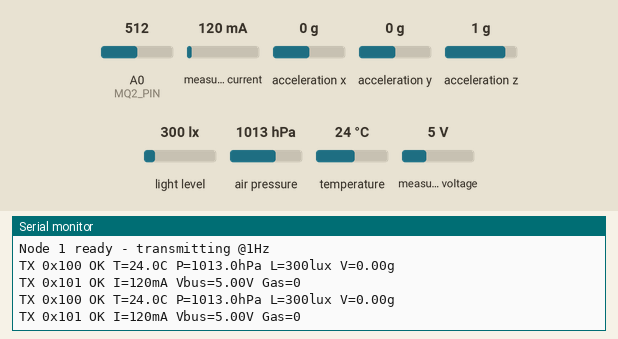
This sketch was run on a simulated Arduino Uno, built with avr-gcc and run on an emulated ATmega328P. Shown: the last lines printed to the serial monitor. The inputs (shaded band) are chosen by the test bench; at power-on: measured current 120 mA, A0 (MQ2_PIN) = 512, acceleration x 0 g, acceleration y 0 g, acceleration z 1 g, light level 300 lx, air pressure 1013 hPa, temperature 24 °C, measured voltage 5 V.

Above: at 2.2 s.
2.3 s: measured current set to 40 mA
At 3.6 s:
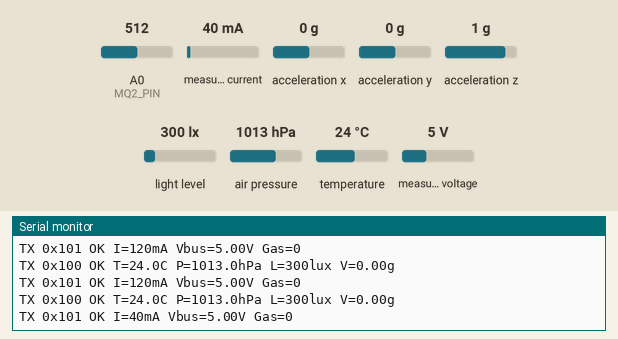
3.8 s: A0 (MQ2_PIN) set to 716
At 4.8 s:
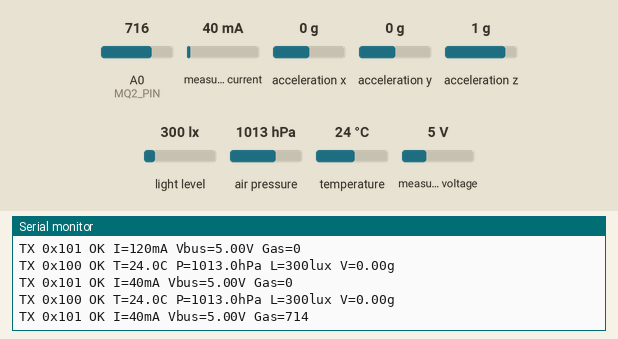
5.3 s: acceleration x set to -1.4 g
At 6.6 s:
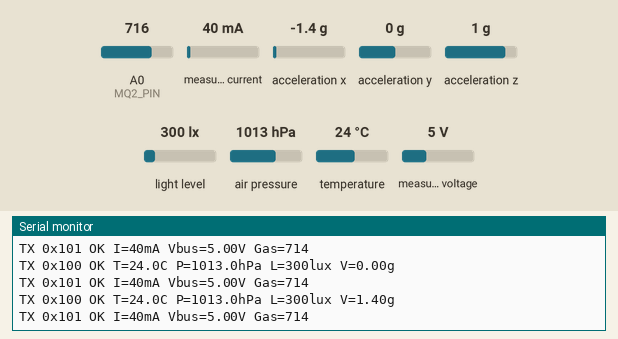
6.8 s: acceleration y set to -1.4 g
At 7.8 s:
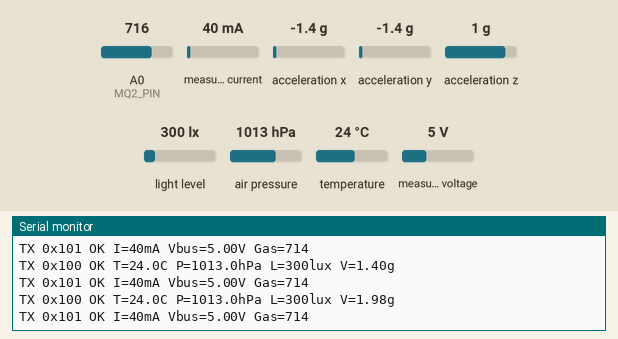
8.3 s: A0 (MQ2_PIN) set to 992
At 9.6 s:
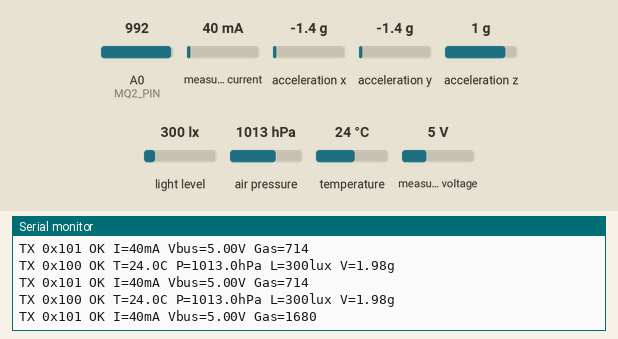
9.8 s: acceleration z set to -1.4 g
At 10.8 s:
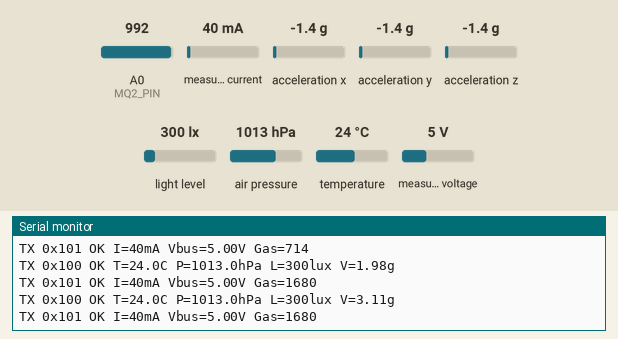
Timing chart, 0 to 12.3 s (numbered marks = the images above; inputs shaded):
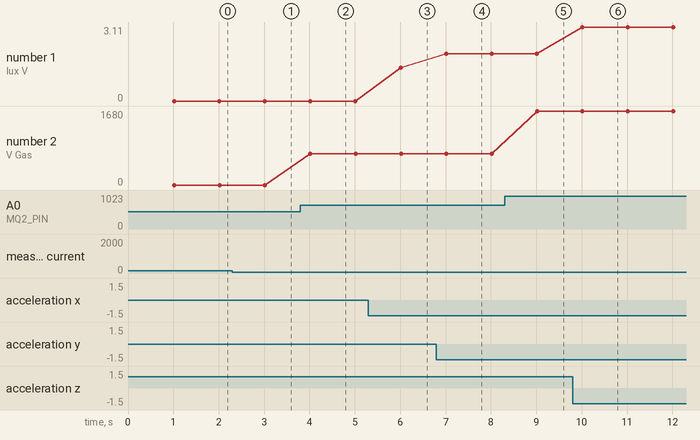

The sketch:

node1_sensor_transmitter.ino
```cpp
/*
 * ==========================================================================
 *  NODE 1 : SENSOR TRANSMITTER
 *  CAN Bus Based Industrial Sensor Network
 *  21ECC312T - Hardware Interfacing and Networking, SRM IST
 * ==========================================================================
 *  Board        : Arduino UNO (ATmega328P)
 *  CAN Ctrl     : MCP2515 (8 MHz crystal) + TJA1050 transceiver, 500 kbps
 *  SPI          : D10 = CS, D11 = MOSI, D12 = MISO, D13 = SCK
 *  I2C bus      : A4 = SDA, A5 = SCL (shared by all 4 digital sensors)
 *
 *  Sensors:
 *    BMP280   0x76   temperature + pressure
 *    INA219   0x40   bus voltage + current draw
 *    BH1750   0x23   ambient light (lux)
 *    ADXL345  0x53   3-axis acceleration -> vibration magnitude
 *    MQ-2     A0     combustible gas (analog, needs warm-up)
 *
 *  Two CAN frames are sent every cycle (1 Hz) so that seven measurements
 *  fit inside the 8-byte-per-frame limit:
 *    0x100  [T_hi][T_lo][P_hi][P_lo][L_hi][L_lo][Vib_hi][Vib_lo]
 *    0x101  [I_hi][I_lo][Vbus_hi][Vbus_lo][Gas_hi][Gas_lo][0x00][0x00]
 * ==========================================================================
 */

#include <SPI.h>
#include <mcp_can.h>            // Seeed-Studio MCP_CAN library
#include <Wire.h>
#include <Adafruit_Sensor.h>
#include <Adafruit_BMP280.h>
#include <Adafruit_INA219.h>
#include <BH1750.h>
#include <Adafruit_ADXL345_U.h>
#include "../common/can_ids.h"

// ---------------- Pin / object setup ----------------
#define CAN_CS_PIN   10
#define MQ2_PIN      A0

MCP_CAN CAN(CAN_CS_PIN);

Adafruit_BMP280 bmp;
Adafruit_INA219 ina219;
BH1750 lightMeter;
Adafruit_ADXL345_Unified accel = Adafruit_ADXL345_Unified(12345);

// MQ-2 needs a resistive-load calibration constant obtained during bench
// testing in clean air (see report Sec. 4.3 - gas sensor validated via
// butane lighter exposure). RL_RATIO_CLEAN_AIR is the sensor's own
// datasheet-quoted Rs/R0 in clean air, used only to normalise the raw ADC
// reading into a comparable ppm-equivalent scale, not to fabricate a value.
const float RL_RATIO_CLEAN_AIR = 9.83;
float mq2Baseline = 0;

unsigned long lastTxTime = 0;
const unsigned long TX_INTERVAL_MS = 1000;   // 1 Hz update rate

// ---------------- Helpers ----------------
int16_t clampToInt16(long v) {
  if (v > 32767) v = 32767;
  if (v < -32768) v = -32768;
  return (int16_t)v;
}

void warmUpMQ2() {
  // MQ-2 requires a burn-in period before readings stabilise. This is
  // done once at boot; long-term deployments should burn in for 24-48h,
  // bench testing for this project used a shortened warm-up window.
  Serial.println(F("MQ-2 warming up..."));
  long sum = 0;
  for (int i = 0; i < 50; i++) {
    sum += analogRead(MQ2_PIN);
    delay(20);
  }
  mq2Baseline = sum / 50.0;
}

void setup() {
  Serial.begin(115200);
  Wire.begin();

  // ---- CAN controller init ----
  if (CAN.begin(MCP_ANY, CAN_500KBPS, MCP_8MHZ) == CAN_OK) {
    Serial.println(F("MCP2515 initialised - 500 kbps"));
  } else {
    Serial.println(F("MCP2515 init FAILED - check wiring"));
    while (1) delay(1000);
  }
  CAN.setMode(MCP_NORMAL);

  // ---- Sensor init (each checked individually, matches the I2C address
  //      management strategy referenced in the report's literature
  //      survey to avoid silent bus conflicts) ----
  if (!bmp.begin(0x76))            Serial.println(F("BMP280 not found @0x76"));
  if (!ina219.begin())             Serial.println(F("INA219 not found @0x40"));
  if (!lightMeter.begin())         Serial.println(F("BH1750 not found @0x23"));
  if (!accel.begin())              Serial.println(F("ADXL345 not found @0x53"));
  accel.setRange(ADXL345_RANGE_2_G);

  warmUpMQ2();
  Serial.println(F("Node 1 ready - transmitting @1Hz"));
}

void loop() {
  unsigned long now = millis();
  if (now - lastTxTime < TX_INTERVAL_MS) return;
  lastTxTime = now;

  // ---- Round-robin sensor poll ----
  float temp     = bmp.readTemperature();
  float pressure = bmp.readPressure() / 100.0F;      // Pa -> hPa
  float lux      = lightMeter.readLightLevel();

  sensors_event_t evt;
  accel.getEvent(&evt);
  float vibMag = sqrt(evt.acceleration.x * evt.acceleration.x +
                       evt.acceleration.y * evt.acceleration.y +
                       (evt.acceleration.z - 9.8) * (evt.acceleration.z - 9.8)) / 9.8;

  float current_mA = ina219.getCurrent_mA();
  float busVoltage = ina219.getBusVoltage_V();

  int rawGas = analogRead(MQ2_PIN);
  float gasEquivalent = max(0, (rawGas - mq2Baseline)) * 3.5; // linear approx, ppm-equivalent

  // ---- Integer encoding (fixed-point, matches 8-byte payload limit) ----
  int16_t t16   = clampToInt16((long)(temp * SCALE_TEMP));
  int16_t p16   = clampToInt16((long)(pressure * SCALE_PRESSURE));
  int16_t l16   = clampToInt16((long)(lux * SCALE_LIGHT));
  int16_t v16   = clampToInt16((long)(vibMag * SCALE_VIBRATION));
  int16_t i16   = clampToInt16((long)(current_mA * SCALE_CURRENT));
  int16_t vb16  = clampToInt16((long)(busVoltage * SCALE_VOLTAGE));
  int16_t g16   = clampToInt16((long)(gasEquivalent * SCALE_GAS));

  // ---- Frame 0x100: environmental sensors ----
  byte envFrame[8];
  envFrame[0] = highByte(t16); envFrame[1] = lowByte(t16);
  envFrame[2] = highByte(p16); envFrame[3] = lowByte(p16);
  envFrame[4] = highByte(l16); envFrame[5] = lowByte(l16);
  envFrame[6] = highByte(v16); envFrame[7] = lowByte(v16);
  byte txStatus1 = CAN.sendMsgBuf(MSG_ID_ENV, 0, 8, envFrame);

  // ---- Frame 0x101: power + gas ----
  byte pwrFrame[8];
  pwrFrame[0] = highByte(i16);  pwrFrame[1] = lowByte(i16);
  pwrFrame[2] = highByte(vb16); pwrFrame[3] = lowByte(vb16);
  pwrFrame[4] = highByte(g16);  pwrFrame[5] = lowByte(g16);
  pwrFrame[6] = 0x00; pwrFrame[7] = 0x00; // reserved for future expansion
  byte txStatus2 = CAN.sendMsgBuf(MSG_ID_POWER, 0, 8, pwrFrame);

  // ---- Serial debug (mirrors what the OLED / dashboard will show) ----
  Serial.print(F("TX 0x100 "));
  Serial.print(txStatus1 == CAN_OK ? F("OK ") : F("FAIL "));
  Serial.print(F("T=")); Serial.print(temp, 1);
  Serial.print(F("C P=")); Serial.print(pressure, 1);
  Serial.print(F("hPa L=")); Serial.print(lux, 0);
  Serial.print(F("lux V=")); Serial.print(vibMag, 2);
  Serial.println(F("g"));

  Serial.print(F("TX 0x101 "));
  Serial.print(txStatus2 == CAN_OK ? F("OK ") : F("FAIL "));
  Serial.print(F("I=")); Serial.print(current_mA, 0);
  Serial.print(F("mA Vbus=")); Serial.print(busVoltage, 2);
  Serial.print(F("V Gas=")); Serial.println(gasEquivalent, 0);
}
```

Measured:
- after the input at 2.3 s, the serial monitor: prints a new line after 0.72 s (image 1)
- after the input at 3.8 s, the serial monitor: prints a new line after 0.22 s (image 2)
- after the input at 5.3 s, the serial monitor: prints a new line after 0.71 s (image 3)
- after the input at 6.8 s, the serial monitor: prints a new line after 0.21 s (image 4)
- after the input at 8.3 s, the serial monitor: prints a new line after 0.72 s (image 5)
- after the input at 9.8 s, the serial monitor: prints a new line after 0.21 s (image 6)
- plotted number 1: 0 → 1.4 after the input at 5.3 s, 1.4 → 1.98 after the input at 6.8 s, 1.98 → 3.11 after the input at 9.8 s
- plotted number 2: 0 → 714 after the input at 3.8 s, 714 → 1680 after the input at 8.3 s
